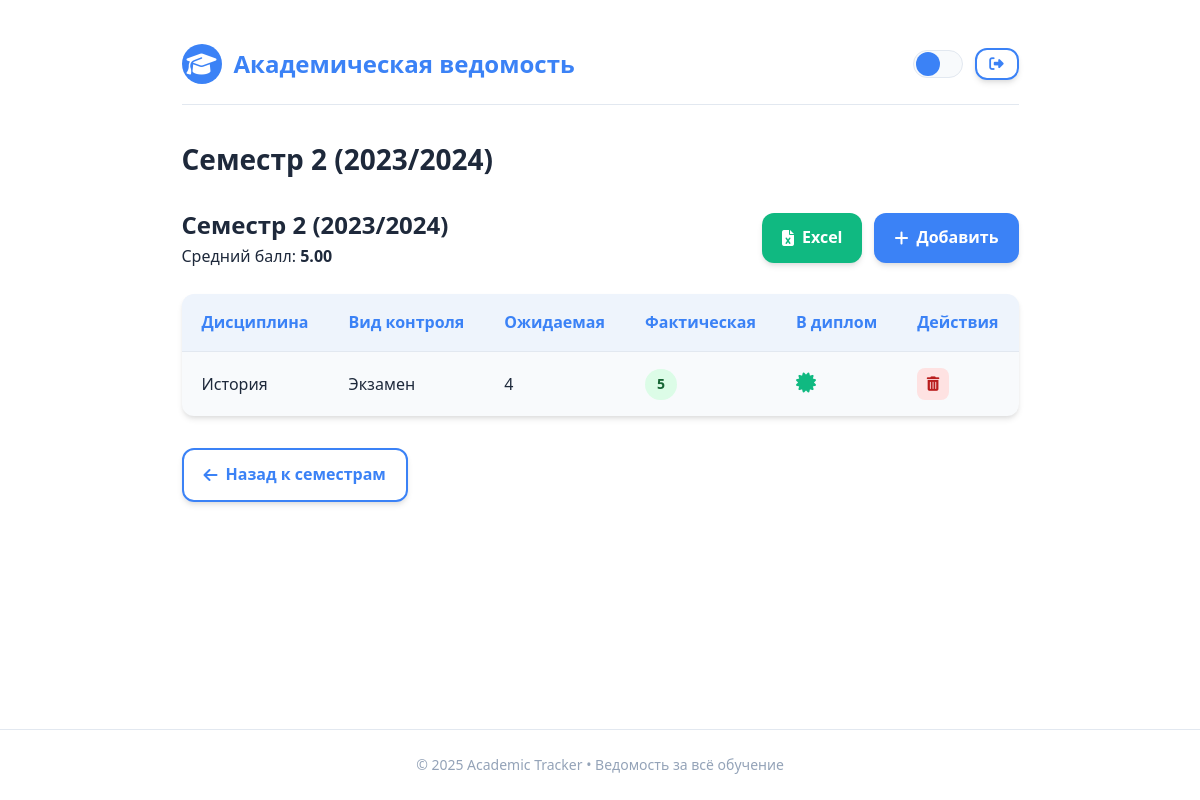
Page /semester/2/ (signed in) on the committed database.
### grades/models.py (models this page shows, shortened)
class Semester(models.Model):
    user = models.ForeignKey(User, on_delete=models.CASCADE)
    number = models.PositiveSmallIntegerField()
    academic_year = models.CharField(max_length=9)
    class Meta:
        unique_together = ('user', 'number', 'academic_year')
        ordering = ['number']

class Discipline(models.Model):
    ASSESSMENT_TYPES = [
        ('exam', 'Экзамен'),
        ('pass', 'Зачёт'),
        ('pass_with_grade', 'Зачёт с оценкой'),
        ('interview', 'Итоговое собеседование'),
    ]
    user = models.ForeignKey(User, on_delete=models.CASCADE)
    semester = models.ForeignKey(Semester, on_delete=models.CASCADE, related_name='disciplines')
    title = models.CharField(max_length=200)
    assessment_type = models.CharField(
        max_length=20,
        choices=ASSESSMENT_TYPES,
        default='exam',
        verbose_name="Вид контроля"
    )
    expected_grade = models.CharField(max_length=10, blank=True, verbose_name="Ожидаемая оценка")
    actual_grade = models.CharField(max_length=10, blank=True, verbose_name="Фактическая оценка")
    for_diploma = models.BooleanField(default=False, verbose_name="В диплом")
    @staticmethod
    def calculate_gpa(disciplines):
        grade_map = {
            "5": 5, "4": 4, "3": 3, "2": 2,
            "отлично": 5, "хорошо": 4, "удовл": 3, "неуд": 2,
            "A": 5, "B": 4, "C": 3, "D": 2, "F": 1
        }
        total, count = 0, 0
        for d in disciplines:
            if d.actual_grade and d.actual_grade in grade_map:
                total += grade_map[d.actual_grade]
                count += 1
        return round(total / count, 2) if count else 0

### grades/views.py (the view)
# urls.py: path('semester/<int:semester_id>/', views.semester_detail, name='semester_detail'),
@login_required
def semester_detail(request, semester_id):
    semester = get_object_or_404(Semester, id=semester_id, user=request.user)
    disciplines = semester.disciplines.all()
    gpa = Discipline.calculate_gpa(disciplines)
    return render(request, 'grades/semester_detail.html', {
        'semester': semester,
        'disciplines': disciplines,
        'gpa': gpa
    })

### grades/templates/grades/semester_detail.html (shortened to what this page needs)
{% extends 'grades/base.html' %}
{% block page_title %}Семестр {{ semester.number }} ({{ semester.academic_year }}){% endblock %}
{% block content %}
  <div style="display: flex; justify-content: space-between; align-items: center; margin-bottom: 1.5rem;">
    <div>
      <h2>Семестр {{ semester.number }} ({{ semester.academic_year }})</h2>
      <p>Средний балл: <strong>{{ gpa|floatformat:"2" }}</strong></p>
    </div>
    <div style="display: flex; gap: 0.75rem;">
      <a href="{% url 'grades:export_transcript_excel' semester.id %}" class="btn" style="background: #10b981;">
        <i class="fas fa-file-excel"></i> Excel
      </a>
      <a href="{% url 'grades:add_discipline' semester.id %}" class="btn">
        <i class="fas fa-plus"></i> Добавить
      </a>
    </div>
  </div>
  {% if disciplines %}
    <table>
      <thead>
        <tr>
          <th>Дисциплина</th>
          <th>Вид контроля</th>
          <th>Ожидаемая</th>
          <th>Фактическая</th>
          <th>В диплом</th>
          <th>Действия</th>
        </tr>
      </thead>
      <tbody>
        {% for d in disciplines %}
        <tr>
          <td>{{ d.title }}</td>
          <td>{{ d.get_assessment_type_display }}</td>
          <td>{{ d.expected_grade|default:"—" }}</td>
          <td>
            {% if d.actual_grade %}
              <span class="grade-badge
                {% if d.actual_grade == "5" %}grade-5
                {% elif d.actual_grade == "4" %}grade-4
                {% elif d.actual_grade == "3" %}grade-3
                {% elif d.actual_grade == "2" %}grade-2
                {% endif %}">
                {{ d.actual_grade }}
              </span>
            {% else %}
              —
            {% endif %}
          </td>
          <td>
            {% if d.for_diploma %}
              <i class="fas fa-certificate diploma-icon" title="В диплом"></i>
            {% endif %}
          </td>
          <td>
            <button type="button"
                    onclick="openDeleteModal('{{ d.id }}', '{{ d.title }}')"
                    style="display: inline-flex; align-items: center; justify-content: center; width: 32px; height: 32px; border-radius: 8px; background: #fee2e2; color: #b91c1c; text-decoration: none; transition: all 0.2s ease; border: none; cursor: pointer;"
                    onmouseover="this.style.background='#fecaca'; this.style.transform='scale(1.05)';"
                    onmouseout="this.style.background='#fee2e2'; this.style.transform='scale(1)';">
              <i class="fas fa-trash-alt" style="font-size: 0.9rem;"></i>
            </button>
          </td>
        </tr>
        {% endfor %}
      </tbody>
    </table>
  {% else %}
    <div class="empty-state">
      <i class="fas fa-book"></i>
      <h3>Нет дисциплин</h3>
      <p>Добавьте первую дисциплину в этот семестр</p>
    </div>
  {% endif %}
  <div style="margin-top: 2rem;">
    <a href="{% url 'grades:dashboard' %}" class="btn btn-outline">
      <i class="fas fa-arrow-left"></i> Назад к семестрам
    </a>
  </div>
  <div style="height: 5rem;"></div>
{% endblock %}

### grades/templates/grades/base.html (style rules this page uses)
:root { --bg: #ffffff; --fg: #1e293b; --card-bg: #f8fafc; --border: #e2e8f0; --primary: #3b82f6; --primary-hover: #2563eb; --success: #10b981; --warning: #f59e0b; --danger: #ef4444; --shadow: 0 4px 6px -1px rgba(0,0,0,0.1), 0 2px 4px -1px rgba(0,0,0,0.06); --radius: 12px; --transition: all 0.3s ease; }
* { margin: 0; padding: 0; box-sizing: border-box; }
body { font-family: 'Segoe UI', system-ui, sans-serif; background-color: var(--bg); color: var(--fg); line-height: 1.6; padding: 0; transition: var(--transition); display: flex; flex-direction: column; min-height: 100vh; }
.btn { display: inline-flex; align-items: center; gap: 0.5rem; padding: 0.75rem 1.25rem; background: var(--primary); color: white; border: none; border-radius: var(--radius); font-weight: 600; cursor: pointer; transition: var(--transition); text-decoration: none; box-shadow: var(--shadow); }
.btn-outline { background: transparent; border: 2px solid var(--primary); color: var(--primary); }
table { width: 100%; border-collapse: collapse; background: var(--card-bg); border-radius: var(--radius); overflow: hidden; box-shadow: var(--shadow); margin-top: 1rem; }
th, td { padding: 1rem 1.25rem; text-align: left; border-bottom: 1px solid var(--border); }
th { font-weight: 700; color: var(--primary); background: rgba(59, 130, 246, 0.05); }
tr:last-child td { border-bottom: none; }
.grade-badge { display: inline-block; padding: 0.25rem 0.75rem; border-radius: 20px; font-weight: 600; font-size: 0.875rem; }
.grade-5, .grade-отлично, .grade-A { background: #dcfce7; color: #166534; }
.diploma-icon { color: var(--success); font-size: 1.25rem; }

### rows in the picture
Semester: number "2", academic_year "2023/2024"
Discipline: title "История", assessment_type "Экзамен", expected_grade "4", actual_grade "5", for_diploma True (drawn)

### other values in the picture
{{ gpa|floatformat:"2" }} "5.00"
